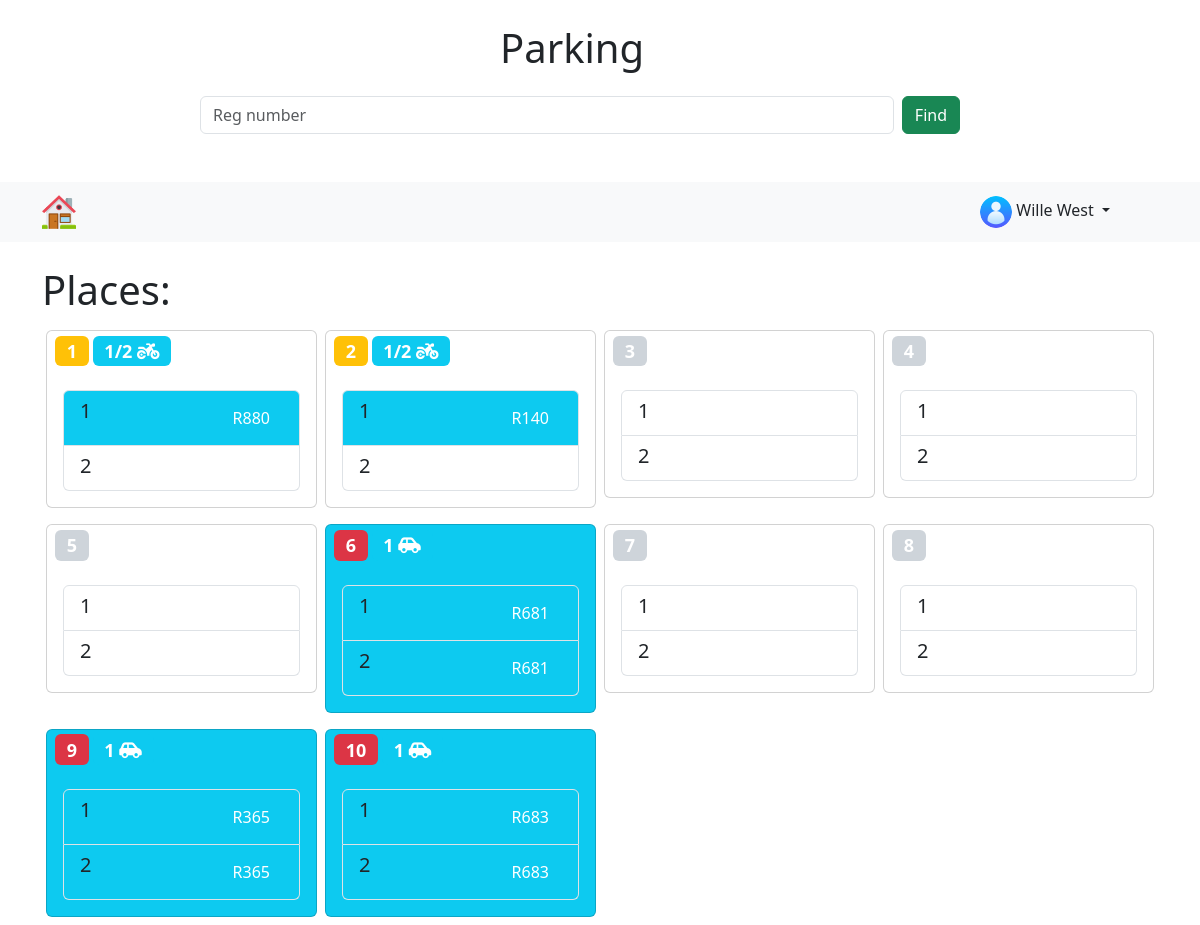
/app/ (signed in), run on the app's committed database.
### tables this page shows
CREATE TABLE `parking` (
  `id` tinyint(4) NOT NULL,
  `place` tinyint(4) NOT NULL,
  `part` tinyint(4) NOT NULL,
  `reg_number` varchar(100) DEFAULT NULL
);

### database/Parking.php (called while the page is built, shortened)
<?php
class Parking extends Bill
{
    public function getParkingInfo()
    {
        $conn = $this->openConn();
        $sql = "SELECT place,part,reg_number,id FROM parking";
        $result = $conn->query($sql);
        $arr = array();
        if ($result->num_rows > 0) {
            while ($row = $result->fetch_assoc()) {
                array_push($arr, $row);
            }
        } else {
            echo "0 results";
        }
        $parkingArr = array(array('place', 'part1', 'part2', 'partId1', 'partId2'));
        $place = 1;
        for ($i = 0; $i < count($arr); $i++) {
            if ($arr[$i]["place"] == $place) {
                $row = array($arr[$i]["place"], $arr[$i]["reg_number"], $arr[$i + 1]["reg_number"], $arr[$i]["id"], $arr[$i + 1]["id"]);
                array_push($parkingArr, $row);
                $place++;
            }
        }
        return $parkingArr;
    }
}

### app/index.php (the view, shortened to what this page needs)
<?php
require_once '../database/Parking.php';
$p = new Parking(SERVERNAME, USERNAME, PASSWORD, DBNAME);
$parkingArr = $p->getParkingInfo();
$arrLength = count($parkingArr);
?>
<!DOCTYPE html>
<html lang="en">
<head>
    <?php require_once '../layouts/head.php' ?>
</head>
<body onload="">
    <header>
        <div class="Header-top col-8 mx-auto">
            <h1 class="my-4 w-25 mx-auto ">Parking</h1>
            <div class="d-flex align-items-center mb-5 <?php if (!isset($_SESSION["userName"])) echo 'd-none'; ?>">
                <form class="w-100 me-3 d-flex" method="post" action="<?php echo htmlspecialchars($_SERVER["PHP_SELF"]); ?>">
                    <input name="regNum" type="text" class="form-control" placeholder="Reg number" aria-label="Search">
                    <button type="submit" class="me-4 ms-2 btn btn-success ">Find</button>
                </form>
            </div>
        </div>
        <?php require_once '../layouts/navbar.php' ?>
    </header>
    <main>
        <div class=" container">
            <br>
            <h1>Places:</h1>
            <section class="d-flex flex-wrap flex-row w-100 mx-auto">
                <?php for ($row = 1; $row < $arrLength; $row++) { ?>
                    <section class=" col-lg-3 col-md-4 col-sm-6 ">
                        <div class="card mx-1 my-2 pt-0 <?php if ($parkingArr[$row][1] !== null && $parkingArr[$row][2] !== null) echo 'bg-info' ?>">
                            <h4 class="ms-2 mt-1">
                                <?php
                                if ($parkingArr[$row][1] == null && $parkingArr[$row][2] == null) {
                                    echo '<span class="badge bg-dark-subtle">';
                                    echo $parkingArr[$row][0];
                                    echo "</span>";
                                }
                                if ($parkingArr[$row][1] == $parkingArr[$row][2]  && $parkingArr[$row][1] !== null) {
                                    echo '<span class="badge bg-danger">';
                                    echo $parkingArr[$row][0];
                                    echo "</span>";
                                    echo '<span class="ms-1 badge bg-info">1 <i class="fa-solid fa-car-side"></i></span>';
                                }
                                if ($parkingArr[$row][1] !== $parkingArr[$row][2]  && $parkingArr[$row][2] == null) {
                                    echo '<span class="badge bg-warning">';
                                    echo $parkingArr[$row][0];
                                    echo "</span>";
                                    echo '<span class="badge ms-1 bg-info">1/2 <i class="fa-solid fa-motorcycle"></i></span>';
                                }
                                ?>
                            </h4>
                            <div class="card-body">
                                <div class="list-group ">
                                    <a href="#" class="list-group-item list-group-item-action <?php if ($parkingArr[$row][1] !== null) echo 'bg-info' ?>" aria-current="true">
                                    <div class="d-flex w-100 justify-content-between ">
                                            <h5 class="mb-1">1 </h5>
                                            <button class="btn position-relative  <?php if ($parkingArr[$row][1] !== null) echo 'text-white' ?> ">
                                                <?php if ($parkingArr[$row][1] !== null) {
                                                    if (isset($_SESSION["userName"])) {
                                                        echo $parkingArr[$row][1];
                                                    } else  echo '----';
                                                } else echo null; ?>
                                            </button>
                                        </div>
                                    </a>
                                    <a href="#" class="list-group-item list-group-item-action <?php if ($parkingArr[$row][2] !== null) echo 'bg-info' ?>" aria-current="true">
                                        <div class="d-flex w-100 justify-content-between ">
                                            <h5 class="mb-1">2 </h5>
                                            <button class="btn position-relative  <?php if ($parkingArr[$row][2] !== null) echo 'text-white' ?> ">
                                                <?php if ($parkingArr[$row][2] !== null) {
                                                    if (isset($_SESSION["userName"])) {
                                                        echo $parkingArr[$row][2];
                                                    } else echo '----';
                                                } else echo null; ?>
                                            </button>
                                        </div>
                                    </a>
                                </div>
                            </div>
                        </div>
                    </section>
                <?php } ?>
            </section>
        </div>
    </main>
</body>
</html>

### data on the page
parking: place "1", reg_number "R880"
parking: place "2", reg_number "R140"

### other printed values
$_SESSION["userName"] "Wille West"
$parkingArr[$row][0] "3"
$parkingArr[$row][0] "4"
$parkingArr[$row][0] "5"
$parkingArr[$row][0] "6"
$parkingArr[$row][1] "R681"
$parkingArr[$row][2] "R681"
$parkingArr[$row][0] "7"
$parkingArr[$row][0] "8"
$parkingArr[$row][0] "9"
$parkingArr[$row][1] "R365"
$parkingArr[$row][2] "R365"
$parkingArr[$row][0] "10"
$parkingArr[$row][1] "R683"
$parkingArr[$row][2] "R683"
